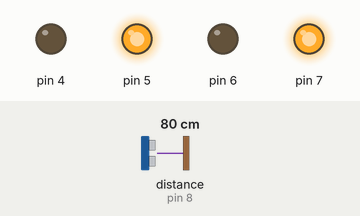
This sketch was run on a simulated Arduino Uno, built with avr-gcc and run on an emulated ATmega328P. Parts: output pins drawn as LEDs (lit = HIGH). Wiring (inferred from the names in the program): ultrasonic range finder: trigger pin 9; echo pin 8. The inputs (shaded band) are chosen by the test bench; at power-on: distance to the obstacle (sensor on pin 8) 80 cm. The echo pulse lasts 58.3 µs per cm; pins used as bus, display or sensor lines are not drawn.

Above: at 1.2 s.
1.3 s: distance to the obstacle (sensor on pin 8) set to 29 cm
2.8 s: distance to the obstacle (sensor on pin 8) set to 23 cm
At 3.9 s:
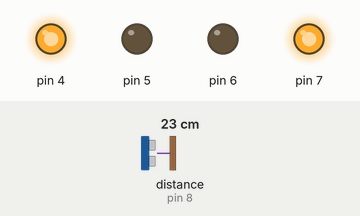
4.3 s: distance to the obstacle (sensor on pin 8) set to 35 cm
At 5.0 s:
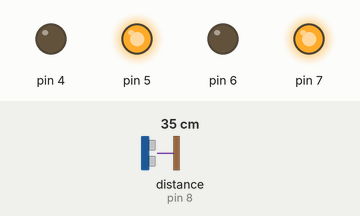
5.8 s: distance to the obstacle (sensor on pin 8) set to 2 cm
At 6.1 s:
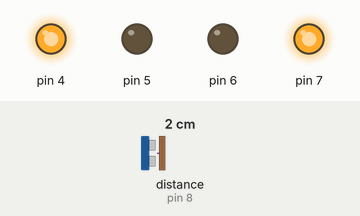
Timing chart, 0 to 8.3 s (numbered marks = the images above; inputs shaded):
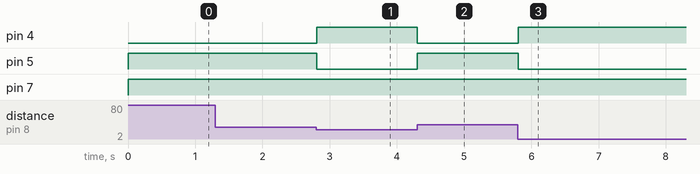

The sketch:

ROVER.ino
```cpp
#define echoPin 8
#define trigPin 9

long duration, distance;

void setup(){
pinMode(trigPin, OUTPUT);
pinMode(echoPin, INPUT);
pinMode(7,OUTPUT);
pinMode(6,OUTPUT);
pinMode(5,OUTPUT);
pinMode(4,OUTPUT);
}

int ultrasonic(){
 digitalWrite(trigPin, LOW);
 delayMicroseconds(2);
 digitalWrite(trigPin, HIGH);
 delayMicroseconds(10);
 digitalWrite(trigPin, LOW);
 duration = pulseIn(echoPin, HIGH);
 distance = duration/5.82;
 return distance;
 }

void forward(){
digitalWrite(6,LOW);
digitalWrite(7,HIGH);
digitalWrite(4,LOW);
digitalWrite(5,HIGH);
}

void back(){
digitalWrite(6,HIGH);  //LEFT
digitalWrite(7,LOW);   //LEFT
digitalWrite(4,HIGH);  //RIGHT
digitalWrite(5,LOW);   //RIGHT
}


void left(){
digitalWrite(6,HIGH);  //LEFT
digitalWrite(7,LOW);   //LEFT
digitalWrite(4,LOW);
digitalWrite(5,HIGH);
}

void right(){
digitalWrite(6,LOW);  //LEFT
digitalWrite(7,HIGH);   //LEFT
digitalWrite(4,HIGH);
digitalWrite(5,LOW);
}

void loop(){
float abc = 0;
abc = ultrasonic();
Serial.println(abc);
while(abc <= 250){
  abc = ultrasonic();
  right();
  }
forward();
}
```

Measured:
- the behaviour switches between 26 and 25 cm on distance to the obstacle (sensor on pin 8) (found by bisection; images 0 and 1)
- after the input at 1.3 s, every drawn part: stays the same
- after the input at 2.8 s, pin 4: LOW → HIGH at once; pin 5: HIGH → LOW at once
- after the input at 4.3 s, pin 4: HIGH → LOW at once; pin 5: LOW → HIGH at once
- after the input at 5.8 s, pin 4: LOW → HIGH at once; pin 5: HIGH → LOW at once
